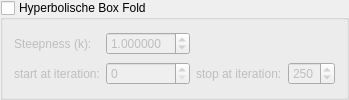
    <widget class="QGroupBox" name="groupCheck_mandalay_hyper_box_fold_enabled">
     <property name="title">
      <string>Hyperbolische Box Fold</string>
     </property>
     <property name="checkable"><bool>true</bool></property>
     <property name="checked"><bool>false</bool></property>
     <layout class="QGridLayout">
      <item row="0" column="0">
       <widget class="QLabel"><property name="text"><string>Steepness (k):</string></property></widget>
      </item>
      <item row="0" column="1">
       <widget class="MyDoubleSpinBox" name="spinbox_mandalay_hyper_box_fold_k">
        <property name="value"><double>1.000000000000000</double></property>
        <property name="decimals"><number>6</number></property>
        <property name="minimum"><double>0.010000000000000</double></property>
        <property name="maximum"><double>10.000000000000000</double></property>
        <property name="singleStep"><double>0.100000000000000</double></property>
       </widget>
      </item>
           <item row="1" column="0">
       <widget class="QLabel" name="label_mandalay_start_hb">
        <property name="text"><string>start at iteration:</string></property>
       </widget>
      </item>
      <item row="1" column="1">
       <widget class="MySpinBox" name="spinboxInt_mandalay_start_iterations_hb">
        <property name="minimum"><number>0</number></property>
        <property name="maximum"><number>999</number></property>
       </widget>
      </item>
      <item row="1" column="2">
       <widget class="QLabel" name="label_mandalay_stop_hb">
        <property name="text"><string>stop at iteration:</string></property>
       </widget>
      </item>
      <item row="1" column="3">
       <widget class="MySpinBox" name="spinboxInt_mandalay_stop_iterations_hb">
        <property name="minimum"><number>0</number></property>
        <property name="maximum"><number>999</number></property>
        <property name="value"><number>250</number></property>
       </widget>
      </item>
</layout>
    </widget>
